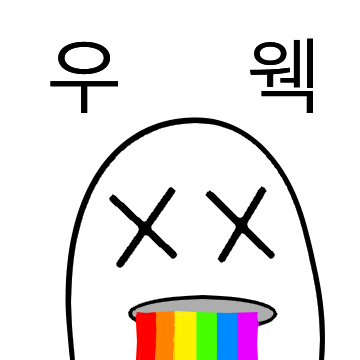
#> input picture 5_week/IMAGE/wook.png, 360 x 360 px, found by its file name
$ python Image_merging_save.py
#> lines starting #> are read from the running program, lines starting #| are printed output that depends on the picture
from PIL import Image

img_01 = Image.open("C:\\Users\\남현승\\Desktop\\programing\\etc\\wook.png")
#> img_01 is the input picture: PIL image 360x360 RGBA; mean R, G, B, A 85.8, 83.7, 81.7, 108.8
img_02 = Image.open("C:\\Users\\남현승\\Desktop\\programing\\etc\\ok.png")
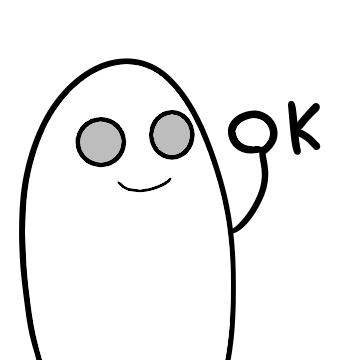
#> input picture 5_week/IMAGE/ok.png, 360 x 360 px, found by its file name
#> img_02 is the input picture: PIL image 360x360 RGBA; mean R, G, B, A 98.5, 98.5, 98.5, 114.4

img_01_size = img_01.size
#> img_01_size = (360, 360)
img_02_size = img_02.size
#> img_02_size = (360, 360)

print('img 1 size: ', img_01_size)
#| img 1 size:  (360, 360)
print('img 2 size: ', img_02_size)
#| img 2 size:  (360, 360)

new_im = Image.new('RGB', (2*img_01_size[0],img_01_size[1]), (250,250,250))
#> new_im: PIL image 720x360 RGB; every value is 250

new_im.paste(img_01, (0,0))
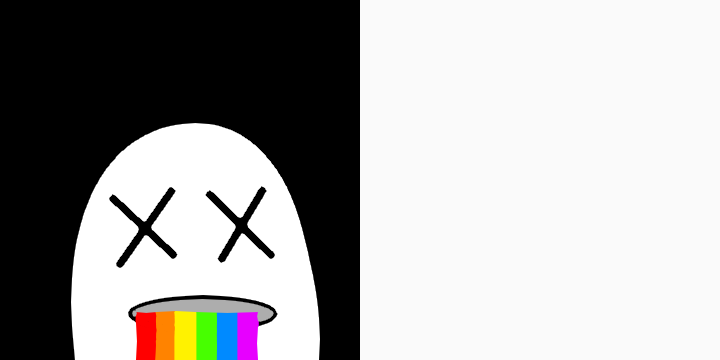
#> new_im: PIL image 720x360 RGB; mean R, G, B 167.9, 166.8, 165.8
new_im.paste(img_02, (img_01_size[0],0))
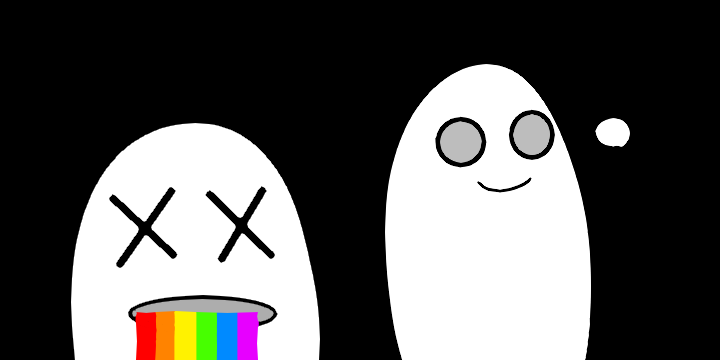
#> new_im: PIL image 720x360 RGB; mean R, G, B 92.2, 91.1, 90.1

new_im.save("merged_images.png", "PNG")
new_im.show()
